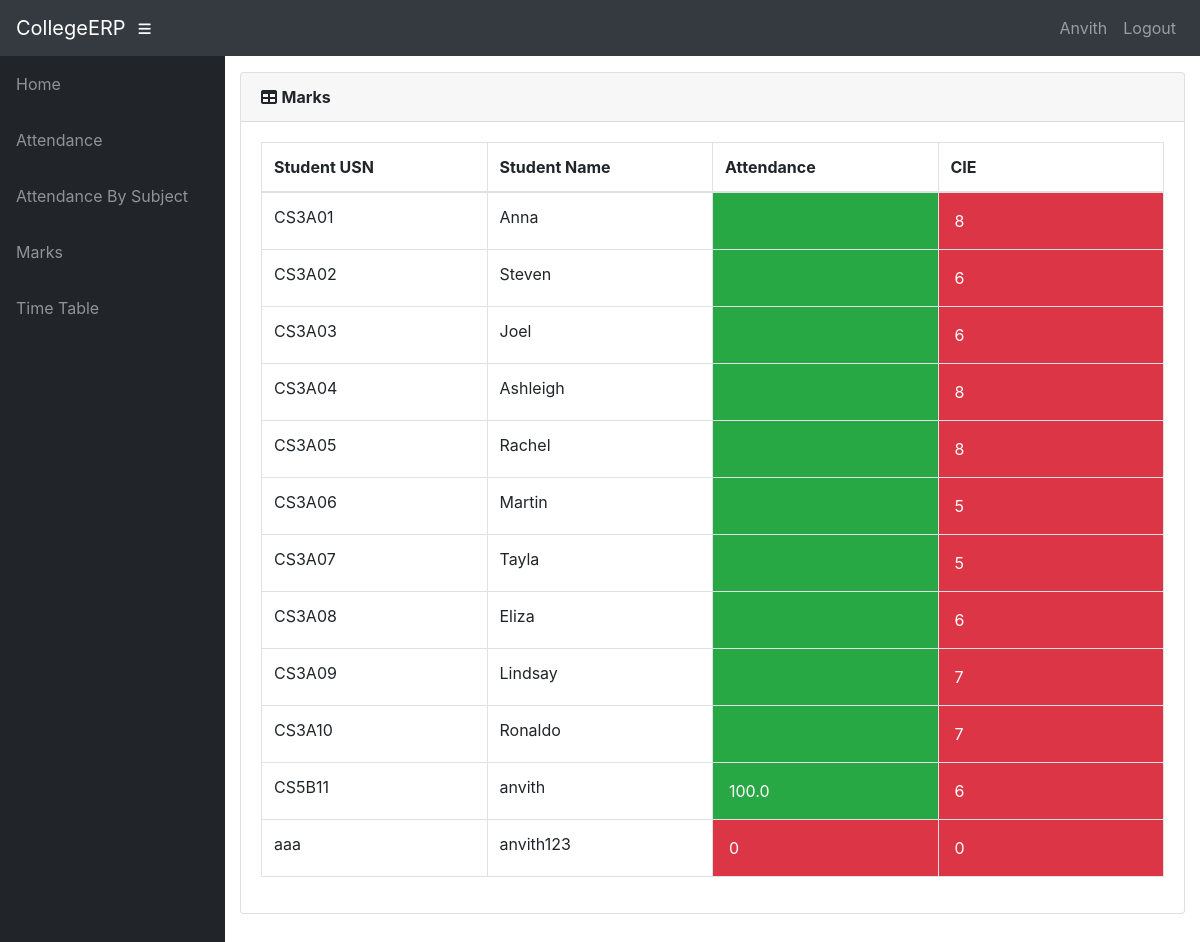
/info/teacher/33/Report/ (signed in), run on the app's committed database.
### info/models.py (models this page shows, shortened)
class User(AbstractUser):
    @property
    def is_student(self):
        if hasattr(self, 'student'):
            return True
        return False

class Student(models.Model):
    user = models.OneToOneField(User, on_delete=models.CASCADE, null=True)
    class_id = models.ForeignKey(Class, on_delete=models.CASCADE, default=1)
    USN = models.CharField(primary_key='True', max_length=100)
    name = models.CharField(max_length=200)
    sex = models.CharField(max_length=50, choices=sex_choice, default='Male')
    DOB = models.DateField(default='1998-01-01')
    def __str__(self):
        return self.name

class StudentCourse(models.Model):
    student = models.ForeignKey(Student, on_delete=models.CASCADE)
    course = models.ForeignKey(Course, on_delete=models.CASCADE)
    class Meta:
        unique_together = (('student', 'course'),)
        verbose_name_plural = 'Marks'
    def get_cie(self):
        marks_list = self.marks_set.all()
        m = []
        for mk in marks_list:
            m.append(mk.marks1)
        cie = math.ceil(sum(m[:5])/2)
        return cie
    def get_attendance(self):
        a = AttendanceTotal.objects.get(student=self.student, course=self.course)
        return a.attendance

class Marks(models.Model):
    studentcourse = models.ForeignKey(StudentCourse, on_delete=models.CASCADE)
    name = models.CharField(max_length=50, choices=test_name, default='Internal test 1')
    marks1 = models.IntegerField(default=0, validators=[MinValueValidator(0), MaxValueValidator(100)])
    class Meta:
        unique_together = (('studentcourse', 'name'),)

class Course(models.Model):
    dept = models.ForeignKey(Dept, on_delete=models.CASCADE)
    id = models.CharField(primary_key='True', max_length=50)
    name = models.CharField(max_length=50)
    shortname = models.CharField(max_length=50, default='X')
    def __str__(self):
        return self.name

class AttendanceTotal(models.Model):
    course = models.ForeignKey(Course, on_delete=models.CASCADE)
    student = models.ForeignKey(Student, on_delete=models.CASCADE)
    class Meta:
        unique_together = (('student', 'course'),)
    @property
    def attendance(self):
        stud = Student.objects.get(name=self.student)
        cr = Course.objects.get(name=self.course)
        total_class = Attendance.objects.filter(course=cr, student=stud).count()
        att_class = Attendance.objects.filter(course=cr, student=stud, status='True').count()
        if total_class == 0:
            attendance = 0
        else:
            attendance = round(att_class / total_class * 100, 2)
        return attendance

### info/views.py (the view)
# urls.py: path('teacher/<int:assign_id>/Report/', views.t_report, name='t_report'),
@login_required()
def t_report(request, assign_id):
    ass = get_object_or_404(Assign, id=assign_id)
    sc_list = []
    for stud in ass.class_id.student_set.all():
        a = StudentCourse.objects.get(student=stud, course=ass.course)
        sc_list.append(a)
    return render(request, 'info/t_report.html', {'sc_list': sc_list})

### info/templates/info/t_report.html
{% extends 'info/base.html' %}
    {% load static %}
    {% block content %}
                  <div class="card mb-3">
            <div class="card-header">
              <i class="fas fa-table"></i>
            <b>Marks</b></div>
            <div class="card-body">
              <div class="table-responsive">
                <table class="table table-bordered" id="dataTable" width="100%" cellspacing="0">
                  <thead>
                    <tr>
                        <th style="width: 25%">Student USN</th>
                        <th style="width: 25%">Student Name</th>
                        <th style="width: 25%">Attendance</th>
                        <th style="width: 25%">CIE</th>
                  </thead>
                  <tbody>
                    {% for sc in sc_list %}
                    <tr>
                        <td>{{ sc.student_id }}</td>
                        <td>{{ sc.student.name }}</td>
                        {% if sc.get_attendance < 75 %}
                            <td class="p-3 mb-2 bg-danger text-white">{{ sc.get_attendance }}</td>
                        {% else %}
                            <td class="p-3 mb-2 bg-success text-white">{{ sc.get_attendance }}</td>
                        {% endif %}
                        {% if sc.get_cie < 25 %}
                            <td class="p-3 mb-2 bg-danger text-white">{{ sc.get_cie }}</td>
                        {% else %}
                            <td class="p-3 mb-2 bg-success text-white">{{ sc.get_cie }}</td>
                        {% endif %}
                    </tr>
                    {% empty %}
                            <p>student has no courses</p>
                    {% endfor %}
                  </tbody>
                </table>
              </div>
            </div>
          </div>
    {% endblock %}

### info/templates/info/base.html (shortened to what this page needs)
<!DOCTYPE html>
<html lang="en">
  <head>
      {% load static %}
    <link href="{% static '/info/bootstrap/vendor/bootstrap/css/bootstrap.min.css' %}" rel="stylesheet">
    <link href="{% static '/info/bootstrap/vendor/fontawesome-free/css/all.min.css' %}" rel="stylesheet" type="text/css">
    <link href="{% static '/info/bootstrap/vendor/datatables/dataTables.bootstrap4.css' %}" rel="stylesheet">
    <link href="{% static '/info/bootstrap/css/sb-admin.css' %}" rel="stylesheet">
  </head>
  <body id="page-top">
    <nav class="navbar navbar-expand navbar-dark bg-dark static-top">
      <a class="navbar-brand mr-1" href="{% url 'index' %}">CollegeERP</a>
      <button class="btn btn-link btn-sm text-white order-1 order-sm-0" id="sidebarToggle" href="#">
        <i class="fas fa-bars"></i>
      </button>
        <div class="collapse navbar-collapse" id="navbarResponsive">
          <ul class="navbar-nav ml-auto">
            <li class="nav-item">
                {% if request.user.is_student %}
                    <a class="nav-link text-capitalize">{{ request.user.student.name }}</a>
                {% elif request.user.is_teacher %}
                    <a class="nav-link text-capitalize">{{ request.user.teacher.name }}</a>
                {% endif %}
            </li>
            <li class="nav-item">
                <a class="nav-link" href="#" data-toggle="modal" data-target="#logoutModal">Logout</a>
            </li>
          </ul>
        </div>
    </nav>
    <div id="wrapper">
      <ul class="sidebar navbar-nav">
            <li class="nav-item">
              <a class="nav-link" href="{% url 'index' %}">
                <span>Home</span>
              </a>
            </li>
        {% if request.user.is_student %}
            <li class="nav-item">
              <a class="nav-link" href="{% url 'attendance' request.user.student.USN %}">
                <span>Attendance</span>
              </a>
            </li>
            <li class="nav-item">
              <a class="nav-link" href="{% url 'attendance' request.user.student.USN %}">
                <span>Attendance By Subject</span>
              </a>
            </li>
            <li class="nav-item">
              <a class="nav-link" href="{% url 'marks_list' request.user.student.USN %}">
                <span>Marks</span>
              </a>
            </li>
              <li class="nav-item">
              <a class="nav-link" href="{% url 'timetable' request.user.student.class_id_id %}">
                <span>Time Table</span>
              </a>
            </li>
        {% endif %}
      </ul>
      <div id="content-wrapper">
        <div class="container-fluid">
            {% block content %}
            {% endblock %}
        </div>
      </div>
    </div>
  </body>
</html>

### data on the page
User: user.student.name "Anvith"
StudentCourse: student_id "CS3A01", student.name "Anna", get_cie "8"
StudentCourse: student_id "CS3A02", student.name "Steven", get_cie "6"
StudentCourse: student_id "CS3A03", student.name "Joel", get_cie "6"
StudentCourse: student_id "CS3A04", student.name "Ashleigh", get_cie "8"
StudentCourse: student_id "CS3A05", student.name "Rachel", get_cie "8"
StudentCourse: student_id "CS3A06", student.name "Martin", get_cie "5"
StudentCourse: student_id "CS3A07", student.name "Tayla", get_cie "5"
StudentCourse: student_id "CS3A08", student.name "Eliza", get_cie "6"
StudentCourse: student_id "CS3A09", student.name "Lindsay", get_cie "7"
StudentCourse: student_id "CS3A10", student.name "Ronaldo", get_cie "7"
StudentCourse: student_id "CS5B11", student.name "anvith", get_attendance "100.0", get_cie "6"
StudentCourse: student_id "aaa", student.name "anvith123", get_attendance "0", get_cie "0"
